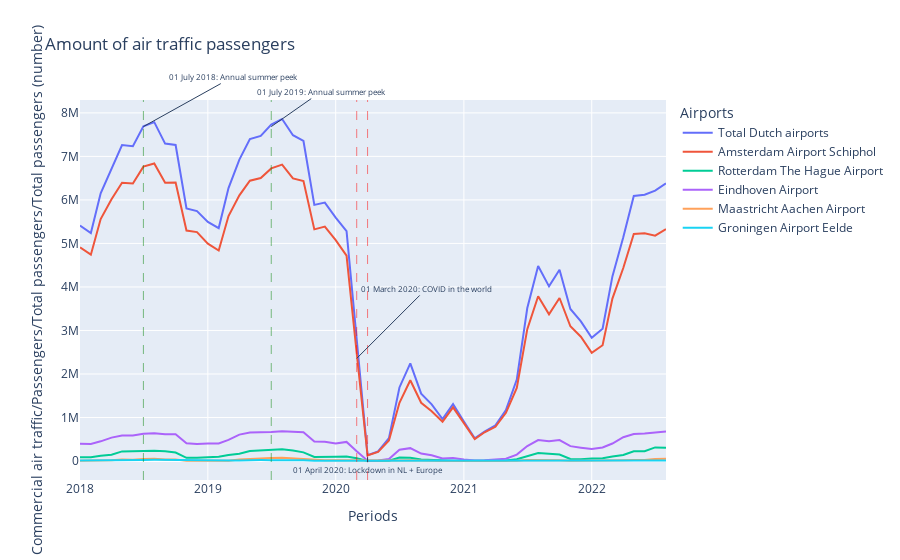

Notebook code cell kept with this figure:
### Code cell
#Hier uitleggen dat de data elke eerste vd maand verzameld is en dat het daarom op die punten wordt toegelicht

%matplotlib inline
#Show basic figure via plotly for the amount of air traffic passengers over time
fig = px.line(at_df_timespan, x="Periods", y='Commercial air traffic/Passengers/Total passengers/Total passengers (number)',
              color='Airports', title='Amount of air traffic passengers')

fig.add_vline(x='2018-07-01', line_dash = 'dash', line_width = 0.5, line_color = 'green')
fig.add_annotation(x='2018-07-01', y=0.93, yref='paper', text='01 July 2018: Annual summer peek', font_size=8, ax=90, ay=-50)

fig.add_vline(x='2019-07-01', line_dash = 'dash', line_width = 0.5, line_color = 'green')
fig.add_annotation(x='2019-07-01', y=0.93, yref='paper', text='01 July 2019: Annual summer peek', font_size=8, ax=50, ay=-35)


fig.add_vline(x='2020-03-01', line_dash = 'dash', line_width = 0.5, line_color = 'red')
fig.add_annotation(x='2020-03-01', y=0.32, yref='paper', text='01 March 2020: COVID in the world', font_size=8, ax=70, ay=-70)
#hier ff bronnetje bijgooien

fig.add_vline(x='2020-04-01', line_dash = 'dash', line_width = 0.5, line_color = 'red')
fig.add_annotation(x='2020-04-01', y=0.06, yref='paper', text='01 April 2020: Lockdown in NL + Europe', font_size=8, ax=0, ay=12)

fig.show()
